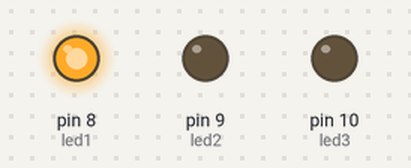
Bench run of a sketch on a simulated Arduino Uno, built with avr-gcc and run on an emulated ATmega328P. On the bench: output pins drawn as LEDs (lit = HIGH).

Above: at 0.15 s.
At 1.0 s:
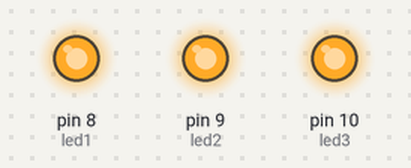
At 2.7 s:
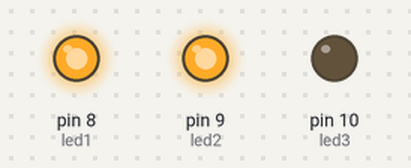
At 3.9 s:
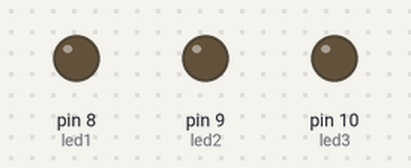
Timing chart, 0 to 5.1 s (numbered marks = the images above):
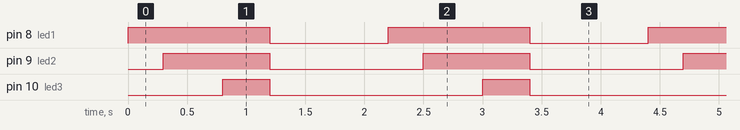

The sketch:

PatternBlink.ino
```cpp
// Make the LEDs blink in a pattern

int led1 = 8;
int led2 = 9;
int led3 = 10;

void setup(){
	pinMode(led1, OUTPUT);
	pinMode(led2, OUTPUT);
	pinMode(led3, OUTPUT);
}

void loop(){
	digitalWrite(led1, HIGH);
	delay(300);
	digitalWrite(led2, HIGH);
	delay(500);
	digitalWrite(led3, HIGH);
	delay(400);

	digitalWrite(led1, LOW);
	digitalWrite(led2, LOW);
	digitalWrite(led3, LOW);
	delay(1000);
}
```

Measured:
- by itself, pin 8 (led1): alternates HIGH for 1.2 s and LOW for 1.0 s
- by itself, pin 9 (led2): alternates HIGH for 0.90 s and LOW for 1.3 s
- by itself, pin 10 (led3): alternates HIGH for 0.40 s and LOW for 1.8 s
